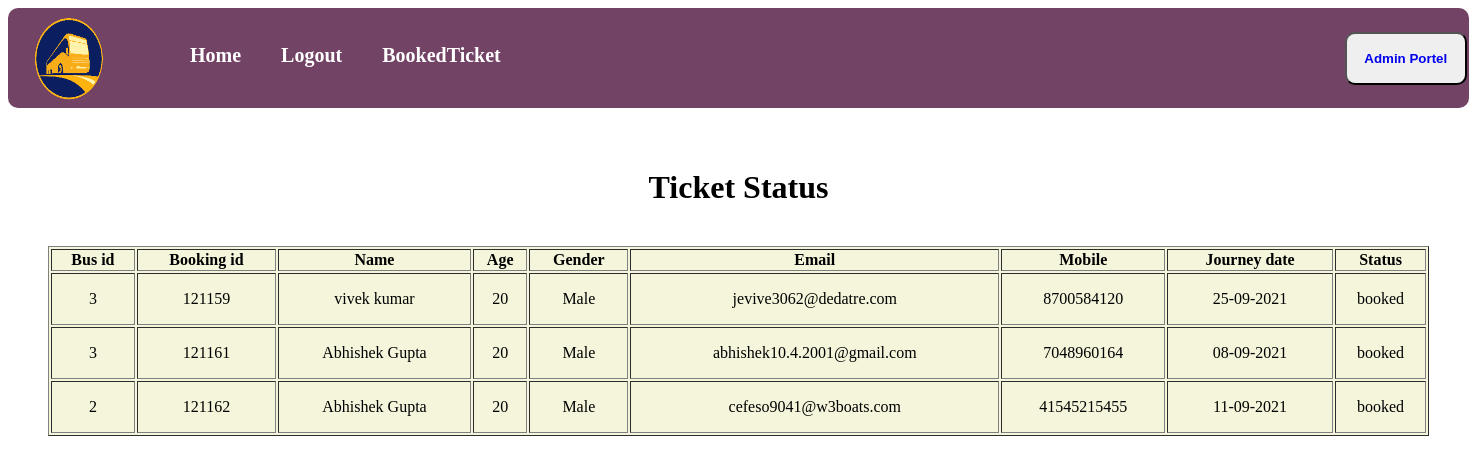
/booked_ticket.php (signed in), run on the app's committed database.
### tables this page shows
CREATE TABLE `booking` (
  `id` int(11) NOT NULL,
  `bookingid` bigint(20) NOT NULL,
  `name` varchar(255) NOT NULL,
  `username` varchar(255) NOT NULL,
  `gender` varchar(255) NOT NULL,
  `email` varchar(255) NOT NULL,
  `mobile` bigint(255) NOT NULL,
  `journey_date` varchar(20) NOT NULL,
  `status` varchar(255) NOT NULL,
  `age` varchar(255) NOT NULL
);

### booked_ticket.php (the view, shortened to what this page needs)
<!DOCTYPE html>
<html lang="en">
<head>
</head>
<body>
    <?php include_once "navbar.php" ?>
    <div class="container">
        <h1>Ticket Status</h1>
        <br>
        <table class="table" id="myTable" border="1">
            <thead>
                <tr>
                    <th scope="col">Bus id</th>
                    <th scope="col">Booking id</th>
                    <th scope="col">Name</th>
                    <th scope="col">Age</th>
                    <th scope="col">Gender</th>
                    <th scope="col">Email</th>
                    <th scope="col">Mobile</th>
                    <th scope="col">Journey date</th>
                    <th scope="col">Status</th>
                </tr>
            </thead>
            <tbody>
                <?php
            include_once "config.php";
            $username=$_SESSION["username"];
            $sql="select * from booking where username='$username'";
            $result=mysqli_query($con,$sql);
            while($row=mysqli_fetch_assoc($result))
            {
                echo "<tr>
                <td>".$row["id"]."</td>
                <td>".$row["bookingid"]."</td>
                <td>".$row["name"]."</td>
                <td>".$row["age"]."</td>
                <td>".$row["gender"]."</td>
                <td>".$row["email"]."</td>
                <td>".$row["mobile"]."</td>
                <td>".$row["journey_date"]."</td>
                <td>".$row['status']."</td>
                </tr>";
            }
            ?>
            </tbody>
        </table>
    </div>
</body>
</html>

### booked_ticket.php (style rules this page uses)
.container { padding: 20px; margin: 20px; text-align: center; display: flex; flex-direction:column; justify-content: center; align-items: center; }
#myTable { width: 100%; height: 190px; background-color: beige; }

### data on the page
booking: id "3", bookingid "121159", name "vivek kumar", age "20", gender "Male", email "jevive3062@dedatre.com", mobile "8700584120", journey_date "25-09-2021", status "booked"
booking: id "3", bookingid "121161", name "Abhishek Gupta", age "20", gender "Male", email "abhishek10.4.2001@gmail.com", mobile "7048960164", journey_date "08-09-2021", status "booked"
booking: id "2", bookingid "121162", name "Abhishek Gupta", age "20", gender "Male", email "cefeso9041@w3boats.com", mobile "41545215455", journey_date "11-09-2021", status "booked"
